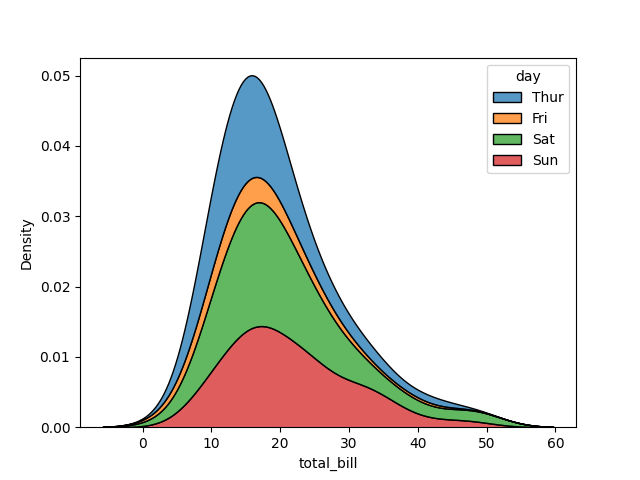

The script that drew this image:
import seaborn as sns
import pandas as pd
import matplotlib.pyplot as plt

#kernel density estimation plot

data = sns.load_dataset("tips")

sns.kdeplot(data=data, x="total_bill", hue="day", multiple="stack")
plt.show()
